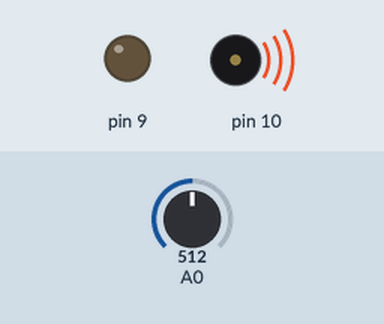
Recording of a sketch running on a simulated Arduino Uno, built with avr-gcc and run on an emulated ATmega328P. On the bench: output pins drawn as LEDs (lit = HIGH), buzzer (waves = sounding). The test bench sets the inputs (shaded band); at power-on: A0 = 512. Pins used as bus, display or sensor lines are not drawn.

Above: at 0.1 s.
Timing chart, 0 to 1.6 s (numbered marks = the images above):
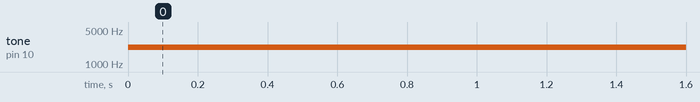

Measured:
- by itself, tone on pin 10: silent → 2232 Hz at 0.00 s

The sketch:

motor.ino
```cpp
void setup() {
  // put your setup code here, to run once:
  pinMode(10, OUTPUT);
  pinMode(9, OUTPUT);
  TCCR1A=0b00010000;
  TCCR1B=0b00011011;
  TCCR1C=0;
  ICR1=500;
}

void loop() {
  ICR1= map(analogRead(0), 0, 1023, 10, 100);
  delay(10);
}
```
